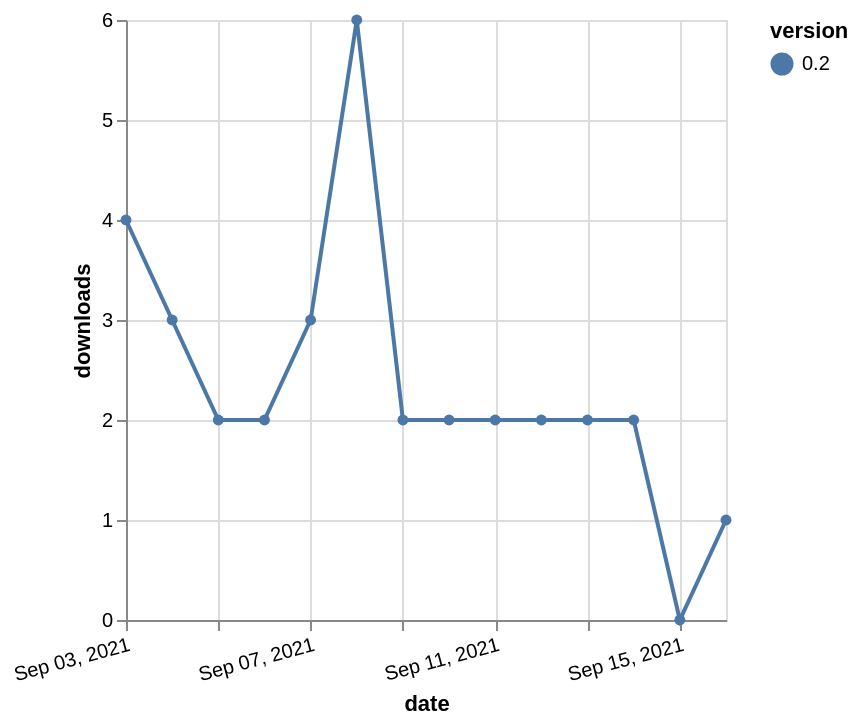

Source (Vega-Lite JSON):
### Vega-Lite specification from a JSON file in a GitHub repository (floating-point values rounded to 4 significant figures)
{"$schema": "https://vega.github.io/schema/vega-lite/v5.json", "description": "A simple bar chart with embedded data.", "data": {"values": [{"date": "2021-09-03", "total": 2307, "delta": 4, "version": "0.2"}, {"date": "2021-09-04", "total": 2310, "delta": 3, "version": "0.2"}, {"date": "2021-09-05", "total": 2312, "delta": 2, "version": "0.2"}, {"date": "2021-09-06", "total": 2314, "delta": 2, "version": "0.2"}, {"date": "2021-09-07", "total": 2317, "delta": 3, "version": "0.2"}, {"date": "2021-09-08", "total": 2323, "delta": 6, "version": "0.2"}, {"date": "2021-09-09", "total": 2325, "delta": 2, "version": "0.2"}, {"date": "2021-09-10", "total": 2327, "delta": 2, "version": "0.2"}, {"date": "2021-09-11", "total": 2329, "delta": 2, "version": "0.2"}, {"date": "2021-09-12", "total": 2331, "delta": 2, "version": "0.2"}, {"date": "2021-09-13", "total": 2333, "delta": 2, "version": "0.2"}, {"date": "2021-09-14", "total": 2335, "delta": 2, "version": "0.2"}, {"date": "2021-09-15", "total": 2335, "delta": 0, "version": "0.2"}, {"date": "2021-09-16", "total": 2336, "delta": 1, "version": "0.2"}]}, "width": "container", "mark": {"type": "line", "point": {"filled": true}}, "encoding": {"x": {"field": "date", "type": "temporal", "timeUnit": "yearmonthdate", "title": "date", "axis": {"labelAngle": -15}}, "y": {"field": "delta", "type": "quantitative", "title": "downloads"}, "color": {"field": "version", "type": "nominal"}, "tooltip": {"field": "delta"}}}
